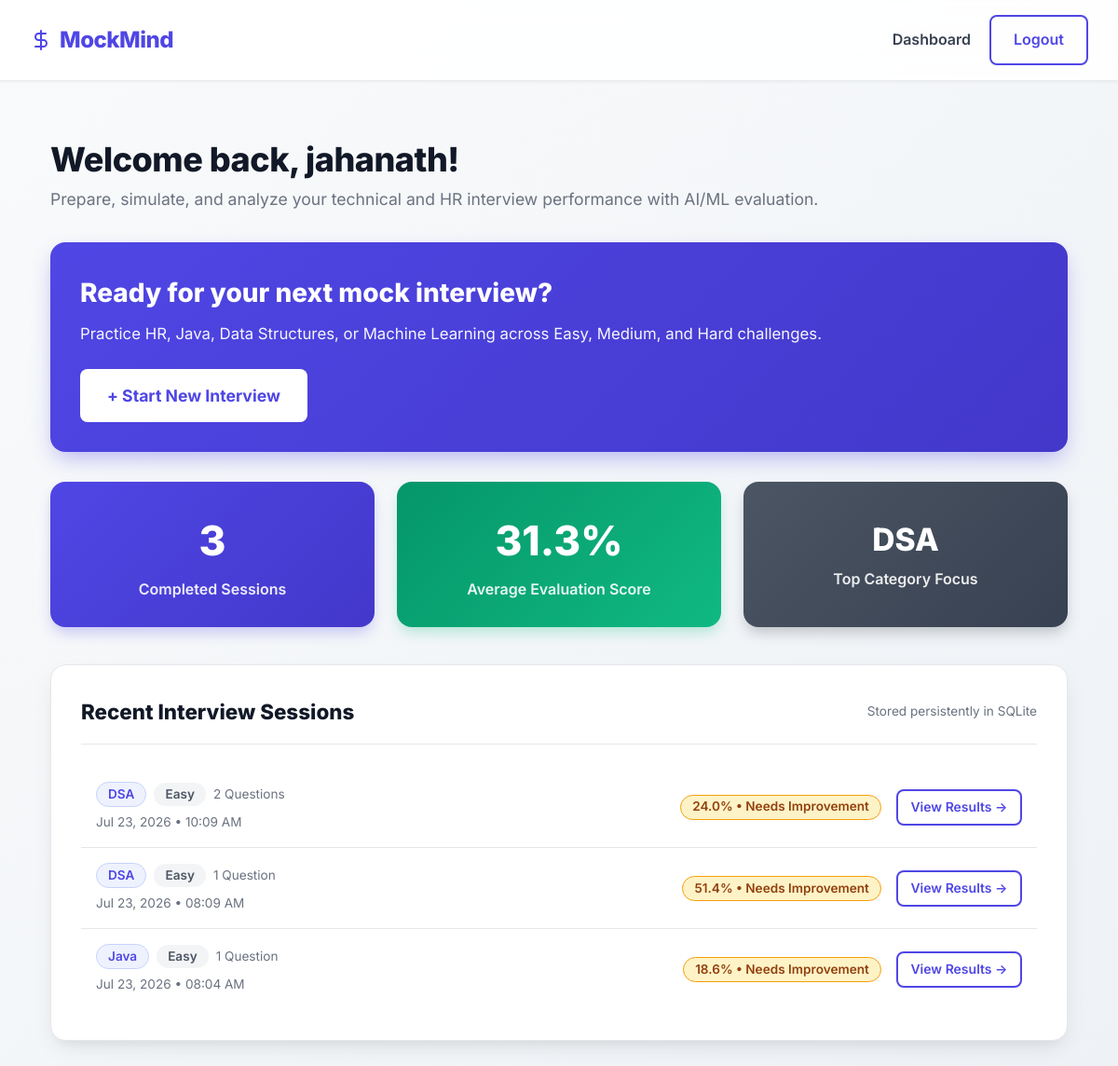
Page /dashboard (signed in) on the committed database.
### database/models.py (models this page shows, shortened)
class User(db.Model, UserMixin):
    __tablename__ = 'USERS'
    id = db.Column(db.Integer, primary_key=True)
    name = db.Column(db.String(100), nullable=False)
    email = db.Column(db.String(120), unique=True, nullable=False)
    password_hash = db.Column(db.String(200), nullable=False)
    created_at = db.Column(db.DateTime, default=get_utc_now)
    sessions = db.relationship('InterviewSession', backref='user', lazy=True)

class InterviewSession(db.Model):
    __tablename__ = 'INTERVIEW_SESSIONS'
    id = db.Column(db.Integer, primary_key=True)
    user_id = db.Column(db.Integer, db.ForeignKey('USERS.id'), nullable=False)
    category = db.Column(db.String(50), nullable=False)
    difficulty = db.Column(db.String(50), nullable=False)
    total_questions = db.Column(db.Integer, nullable=False)
    started_at = db.Column(db.DateTime, default=get_utc_now)
    completed_at = db.Column(db.DateTime, nullable=True)
    status = db.Column(db.String(50), default='In Progress') # In Progress, Completed
    overall_score = db.Column(db.Float, nullable=True)
    technical_score = db.Column(db.Float, nullable=True)
    relevance_score = db.Column(db.Float, nullable=True)
    concept_coverage = db.Column(db.Float, nullable=True)
    communication_score = db.Column(db.Float, nullable=True)
    confidence_score = db.Column(db.Float, nullable=True)
    skill_level = db.Column(db.String(50), nullable=True) # Strong, Good, Needs Improvement
    strengths = db.Column(db.Text, nullable=True) # JSON list
    weaknesses = db.Column(db.Text, nullable=True) # JSON list
    recommended_topics = db.Column(db.Text, nullable=True) # JSON list
    overall_feedback = db.Column(db.Text, nullable=True)
    answers = db.relationship('Answer', backref='session', lazy=True)

### routes/dashboard_routes.py (the view)
@dashboard_bp.route('/dashboard')
@login_required
def dashboard():
    sessions = InterviewSession.query.filter_by(user_id=current_user.id).order_by(InterviewSession.started_at.desc()).all()
    completed_sessions = [s for s in sessions if s.status == 'Completed']
    scores = [s.overall_score for s in completed_sessions if s.overall_score is not None]
    avg_score = round(sum(scores) / len(scores), 1) if scores else 0.0
    cat_counts = {}
    for s in completed_sessions:
        cat_counts[s.category] = cat_counts.get(s.category, 0) + 1
    top_category = max(cat_counts, key=cat_counts.get) if cat_counts else 'None'
    return render_template(
        'dashboard.html',
        name=current_user.name,
        total_interviews=len(completed_sessions),
        avg_score=avg_score,
        top_category=top_category,
        recent_sessions=sessions[:8]
    )

### templates/dashboard.html
{% extends 'base.html' %}
{% block content %}
<div class="dashboard-header" style="margin-bottom: 2rem; margin-top: 1.5rem;">
    <h1 style="font-size: 2.25rem; font-weight: 800; color: var(--dark-color); letter-spacing: -0.5px;">Welcome back, {{ name }}!</h1>
    <p style="color: var(--text-muted); font-size: 1.1rem;">Prepare, simulate, and analyze your technical and HR interview performance with AI/ML evaluation.</p>
</div>
<div class="card" style="margin-bottom: 2rem; background: linear-gradient(135deg, var(--primary-color), var(--primary-hover)); color: white; border: none; box-shadow: 0 10px 25px -5px rgba(79, 70, 229, 0.4);">
    <div style="display: flex; justify-content: space-between; align-items: center; flex-wrap: wrap; gap: 1.5rem;">
        <div>
            <h2 style="font-size: 1.75rem; margin-bottom: 0.5rem; font-weight: 800;">Ready for your next mock interview?</h2>
            <p style="opacity: 0.95; font-size: 1.05rem;">Practice HR, Java, Data Structures, or Machine Learning across Easy, Medium, and Hard challenges.</p>
        </div>
        <a href="{{ url_for('interview.setup') }}" class="btn" style="background: white; color: var(--primary-color); font-weight: 700; font-size: 1.1rem; padding: 0.85rem 1.75rem; border-radius: 0.5rem;">
            + Start New Interview
        </a>
    </div>
</div>
<div class="dashboard-grid" style="margin-bottom: 2.5rem;">
    <div class="stat-card">
        <h3>{{ total_interviews }}</h3>
        <p style="font-weight: 600; opacity: 0.9;">Completed Sessions</p>
    </div>
    <div class="stat-card" style="background: linear-gradient(135deg, #059669, #10B981); box-shadow: 0 8px 15px -3px rgba(16, 185, 129, 0.3);">
        <h3>{{ avg_score }}%</h3>
        <p style="font-weight: 600; opacity: 0.9;">Average Evaluation Score</p>
    </div>
    <div class="stat-card" style="background: linear-gradient(135deg, #4B5563, #374151); box-shadow: 0 8px 15px -3px rgba(55, 65, 81, 0.3);">
        <h3 style="font-size: 2.1rem; padding-top: 0.4rem;">{{ top_category }}</h3>
        <p style="font-weight: 600; opacity: 0.9;">Top Category Focus</p>
    </div>
</div>
<div class="card card-elevated">
    <div style="display: flex; justify-content: space-between; align-items: center; margin-bottom: 1.5rem; border-bottom: 1px solid #E5E7EB; padding-bottom: 1rem;">
        <h2 style="font-size: 1.4rem; font-weight: 800; color: var(--dark-color);">Recent Interview Sessions</h2>
        <span style="font-size: 0.85rem; color: var(--text-muted);">Stored persistently in SQLite</span>
    </div>
    {% if recent_sessions %}
        <div style="display: flex; flex-direction: column;">
            {% for s in recent_sessions %}
            <div class="session-item">
                <div style="flex: 1;">
                    <div style="display: flex; align-items: center; gap: 0.5rem; flex-wrap: wrap;">
                        <span class="badge badge-category">{{ s.category }}</span>
                        <span class="badge" style="background: #F3F4F6; color: #4B5563;">{{ s.difficulty }}</span>
                        <span style="font-size: 0.85rem; color: var(--text-muted);">{{ s.total_questions }} Question{% if s.total_questions != 1 %}s{% endif %}</span>
                    </div>
                    <div style="color: var(--text-muted); font-size: 0.85rem; margin-top: 0.35rem;">
                        {{ s.started_at.strftime('%b %d, %Y • %I:%M %p') }}
                    </div>
                </div>
                <div style="display: flex; align-items: center; gap: 1rem;">
                    {% if s.status == 'Completed' %}
                        {% if s.overall_score is not none %}
                            {% set skill = s.skill_level or 'Needs Improvement' %}
                            <span class="badge {% if skill == 'Strong' %}badge-strong{% elif skill == 'Good' %}badge-good{% else %}badge-needs-improvement{% endif %}">
                                {{ s.overall_score }}% • {{ skill }}
                            </span>
                        {% endif %}
                        <a href="{{ url_for('interview.summary', session_id=s.id) }}" class="btn btn-outline btn-sm">
                            View Results →
                        </a>
                    {% else %}
                        <span class="badge" style="background: #FEF3C7; color: #92400E;">In Progress</span>
                        <a href="{{ url_for('interview.start_interview') }}" class="btn btn-primary btn-sm">Resume</a>
                    {% endif %}
                </div>
            </div>
            {% endfor %}
        </div>
    {% else %}
        <div style="text-align: center; padding: 3rem 1rem;">
            <p style="color: var(--text-muted); font-size: 1.1rem; margin-bottom: 1.5rem;">You haven't completed any interview sessions yet.</p>
            <a href="{{ url_for('interview.setup') }}" class="btn btn-primary">Start Your First Interview</a>
        </div>
    {% endif %}
</div>
{% endblock %}

### static/css/style.css (style rules this page uses)
:root { --primary-color: #4F46E5; --primary-hover: #4338CA; --secondary-color: #10B981; --dark-color: #111827; --light-color: #F3F4F6; --white: #FFFFFF; --text-main: #374151; --text-muted: #6B7280; --bg-gradient: linear-gradient(135deg, #F9FAFB 0%, #EEF2F6 100%); --card-shadow: 0 4px 6px -1px rgba(0, 0, 0, 0.08), 0 2px 4px -1px rgba(0, 0, 0, 0.04); --elevated-shadow: 0 10px 25px -5px rgba(0, 0, 0, 0.1), 0 8px 10px -6px rgba(0, 0, 0, 0.04); --glass-bg: rgba(255, 255, 255, 0.90); }
* { margin: 0; padding: 0; box-sizing: border-box; }
body { font-family: 'Inter', system-ui, -apple-system, sans-serif; background: var(--bg-gradient); color: var(--text-main); line-height: 1.6; min-height: 100vh; display: flex; flex-direction: column; }
.btn { padding: 0.75rem 1.5rem; border-radius: 0.5rem; border: 1px solid transparent; font-weight: 600; cursor: pointer; transition: all 0.2s ease; text-decoration: none; display: inline-flex; align-items: center; justify-content: center; gap: 0.5rem; text-align: center; }
.btn-outline { background-color: transparent; border: 2px solid var(--primary-color); color: var(--primary-color); }
.btn-sm { padding: 0.4rem 0.85rem; font-size: 0.875rem; }
.card { background: var(--white); border-radius: 1rem; padding: 2rem; box-shadow: var(--card-shadow); border: 1px solid #E5E7EB; }
.card-elevated { box-shadow: var(--elevated-shadow); }
.badge { display: inline-flex; align-items: center; gap: 0.35rem; padding: 0.35rem 0.75rem; border-radius: 9999px; font-size: 0.85rem; font-weight: 600; line-height: 1; }
.badge-needs-improvement { background: #FEF3C7; color: #92400E; border: 1px solid #F59E0B; }
.badge-category { background: #EEF2FF; color: var(--primary-color); border: 1px solid #C7D2FE; }
.dashboard-grid { display: grid; grid-template-columns: repeat(auto-fit, minmax(240px, 1fr)); gap: 1.5rem; margin-top: 1.5rem; }
.stat-card { text-align: center; padding: 1.75rem; background: linear-gradient(135deg, var(--primary-color), var(--primary-hover)); color: var(--white); border-radius: 1rem; box-shadow: 0 8px 15px -3px rgba(79, 70, 229, 0.3); }
.stat-card h3 { font-size: 2.75rem; margin-bottom: 0.25rem; font-weight: 800; }
.session-item { padding: 1rem; border-bottom: 1px solid #E5E7EB; display: flex; justify-content: space-between; align-items: center; gap: 1rem; }
.session-item:last-child { border-bottom: none; }

### rows in the picture
User: name "jahanath"
InterviewSession: category "DSA", difficulty "Easy", total_questions "2", started_at "Jul 23, 2026 • 10:09 AM", overall_score "24.0", skill_level "Needs Improvement"
InterviewSession: category "DSA", difficulty "Easy", total_questions "1", started_at "Jul 23, 2026 • 08:09 AM", overall_score "51.4", skill_level "Needs Improvement"
InterviewSession: category "Java", difficulty "Easy", total_questions "1", started_at "Jul 23, 2026 • 08:04 AM", overall_score "18.6", skill_level "Needs Improvement"

### other values in the picture
{{ total_interviews }} "3"
{{ avg_score }} "31.3"
